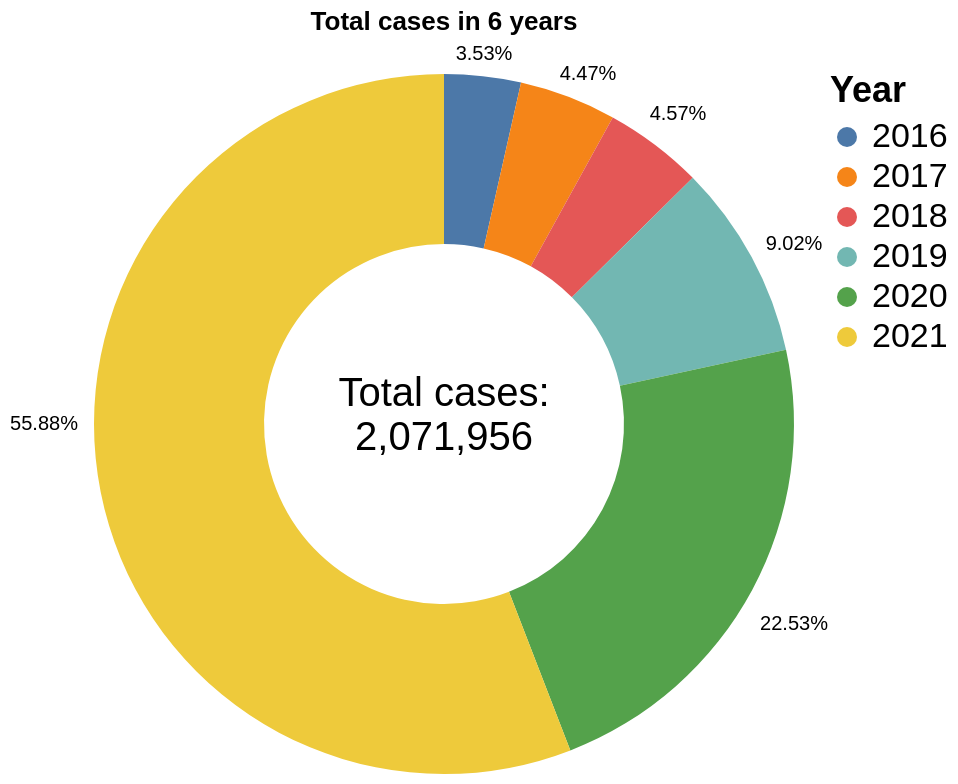

Describe this chart as a Vega-Lite specification.
### Vega-Lite specification from a JSON file in a GitHub repository (floating-point values rounded to 4 significant figures)
{"$schema": "https://vega.github.io/schema/vega-lite/v5.json", "title": "Total cases in 6 years", "description": "Total cases in 6 years", "width": 350, "height": 350, "data": {"values": [{"Year": "2016", "value": 73213, "Total": "total", "cases": 2071956}, {"Year": "2017", "value": 92708}, {"Year": "2018", "value": 94728}, {"Year": "2019", "value": 186804}, {"Year": "2020", "value": 466717}, {"Year": "2021", "value": 1157786}]}, "layer": [{"mark": {"type": "arc", "innerRadius": 90}, "encoding": {"theta": {"field": "value", "type": "quantitative"}, "color": {"field": "Year", "type": "nominal", "legend": {"titleColor": "black", "labelColor": "black", "labelFontSize": 17, "titleFontSize": 18}}, "tooltip": [{"field": "Year", "type": "nominal", "title": "Year"}, {"field": "value", "type": "quantitative", "title": "Total cases"}]}}, {"transform": [{"filter": "datum.Total == 'total'"}, {"calculate": "'Total cases: ;2,071,956'", "as": "text_annotation_raw"}, {"calculate": "split(datum.text_annotation_raw,';')", "as": "text_annotation"}], "mark": {"type": "text", "dx": 0, "dy": -15}, "encoding": {"text": {"field": "text_annotation"}, "color": {"value": "#000000"}, "size": {"value": 20}}}, {"transform": [{"filter": "datum.Year == '2016'"}, {"calculate": "'3.53%'", "as": "text_annotation_raw"}, {"calculate": "split(datum.text_annotation_raw,';')", "as": "text_annotation"}], "mark": {"type": "text", "dx": 20, "dy": -185}, "encoding": {"text": {"field": "text_annotation"}, "color": {"value": "#000000"}, "size": {"value": 10}}}, {"transform": [{"filter": "datum.Year == '2017'"}, {"calculate": "'4.47%'", "as": "text_annotation_raw"}, {"calculate": "split(datum.text_annotation_raw,';')", "as": "text_annotation"}], "mark": {"type": "text", "dx": 72, "dy": -175}, "encoding": {"text": {"field": "text_annotation"}, "color": {"value": "#000000"}, "size": {"value": 10}}}, {"transform": [{"filter": "datum.Year == '2018'"}, {"calculate": "'4.57%'", "as": "text_annotation_raw"}, {"calculate": "split(datum.text_annotation_raw,';')", "as": "text_annotation"}], "mark": {"type": "text", "dx": 117, "dy": -155}, "encoding": {"text": {"field": "text_annotation"}, "color": {"value": "#000000"}, "size": {"value": 10}}}, {"transform": [{"filter": "datum.Year == '2019'"}, {"calculate": "'9.02%'", "as": "text_annotation_raw"}, {"calculate": "split(datum.text_annotation_raw,';')", "as": "text_annotation"}], "mark": {"type": "text", "dx": 175, "dy": -90}, "encoding": {"text": {"field": "text_annotation"}, "color": {"value": "#000000"}, "size": {"value": 10}}}, {"transform": [{"filter": "datum.Year == '2020'"}, {"calculate": "'22.53%'", "as": "text_annotation_raw"}, {"calculate": "split(datum.text_annotation_raw,';')", "as": "text_annotation"}], "mark": {"type": "text", "dx": 175, "dy": 100}, "encoding": {"text": {"field": "text_annotation"}, "color": {"value": "#000000"}, "size": {"value": 10}}}, {"transform": [{"filter": "datum.Year == '2021'"}, {"calculate": "'55.88%'", "as": "text_annotation_raw"}, {"calculate": "split(datum.text_annotation_raw,';')", "as": "text_annotation"}], "mark": {"type": "text", "dx": -200, "dy": 0}, "encoding": {"text": {"field": "text_annotation"}, "color": {"value": "#000000"}, "size": {"value": 10}}}]}
